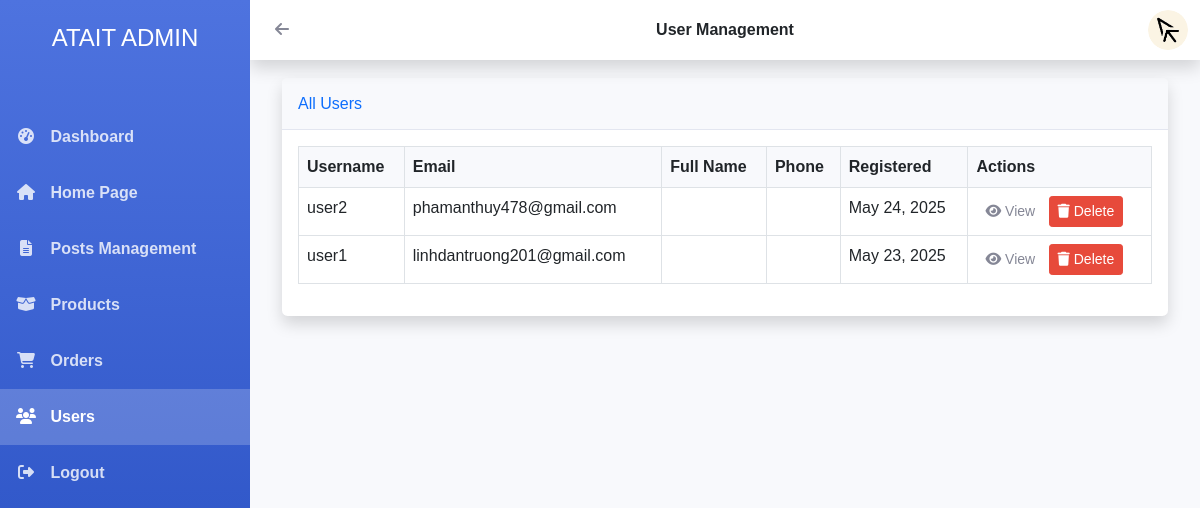
The app's page /52300173_52300157/admin/admin.php?section=users (signed in) with its own data.
### tables this page shows
CREATE TABLE `users` (
  `id` int(11) NOT NULL,
  `username` varchar(50) NOT NULL,
  `email` varchar(100) NOT NULL,
  `password` varchar(255) NOT NULL,
  `full_name` varchar(100) DEFAULT NULL,
  `phone` varchar(20) DEFAULT NULL,
  `address` text DEFAULT NULL,
  `created_at` timestamp NOT NULL DEFAULT current_timestamp(),
  `cart` text DEFAULT NULL
);

### 52300173_52300157/admin/views/users/index.php (the view, shortened to what this page needs)
<?php
$users = $pdo->query("SELECT * FROM users ORDER BY created_at DESC")->fetchAll();
?>
<div class="container-fluid">
    <h1 class="h3 mb-4 text-gray-800">User Management</h1>
    <div class="card shadow mb-4">
        <div class="card-header py-3">
            <h6 class="m-0 font-weight-bold text-primary">All Users</h6>
        </div>
        <div class="card-body">
            <div class="table-responsive">
                <table class="table table-bordered">
                    <thead>
                        <tr>
                            <th>Username</th>
                            <th>Email</th>
                            <th>Full Name</th>
                            <th>Phone</th>
                            <th>Registered</th>
                            <th>Actions</th>
                        </tr>
                    </thead>
                    <tbody>
                        <?php foreach ($users as $user): ?>
                        <tr>
                            <td><?= htmlspecialchars($user['username']) ?></td>
                            <td><?= htmlspecialchars($user['email']) ?></td>
                            <td><?= htmlspecialchars($user['full_name']) ?></td>
                            <td><?= htmlspecialchars($user['phone']) ?></td>
                            <td><?= date('M d, Y', strtotime($user['created_at'])) ?></td>
                            <td>
                                <a href="admin.php?section=users&action=view&id=<?= $user['id'] ?>" class="btn btn-sm btn-info">
                                    <i class="fas fa-eye"></i> View
                                </a>
                                <a href="admin.php?section=users&delete_user=<?= $user['id'] ?>" class="btn btn-sm btn-danger" onclick="return confirm('Are you sure?')">
                                    <i class="fas fa-trash"></i> Delete
                                </a>
                            </td>
                        </tr>
                        <?php endforeach; ?>
                    </tbody>
                </table>
            </div>
        </div>
    </div>
</div>

### 52300173_52300157/admin/admin.php (style rules this page uses)
:root { --sidebar-width: 250px; --header-height: 60px; --primary-color: #4e73df; --secondary-color: #f8f9fc; }
body { font-family: 'Nunito', sans-serif; background-color: #f8f9fc; }
.card { border: none; border-radius: 0.35rem; box-shadow: 0 0.15rem 1.75rem 0 rgba(58, 59, 69, 0.1); margin-bottom: 20px; }
.card-header { background-color: #f8f9fc; border-bottom: 1px solid #e3e6f0; font-weight: 600; }
.table-responsive { overflow-x: auto; }
.table { width: 100%; margin-bottom: 1rem; color: #858796; }
.table th { font-weight: 600; background-color: #f8f9fc; }
.btn { display: inline-block; font-weight: 400; color: #858796; text-align: center; vertical-align: middle; user-select: none; background-color: transparent; border: 1px solid transparent; padding: 0.375rem 0.75rem; font-size: 1rem; line-height: 1.5; border-radius: 0.35rem; transition: color 0.15s ease-in-out, background-color 0.15s ease-in-out, border-color 0.15s ease-in-out, box-shadow 0.15s ease-in-out; }
.btn-danger { color: #fff; background-color: #e74a3b; border-color: #e74a3b; }
.btn-sm { padding: 0.25rem 0.5rem; font-size: 0.875rem; line-height: 1.5; border-radius: 0.2rem; }

### records on screen
users: username "user2", email "phamanthuy478@gmail.com", created_at "May 24, 2025"
users: username "user1", email "linhdantruong201@gmail.com", created_at "May 23, 2025"

### other values on screen
$pageTitles[$currentSection] "User Management"
